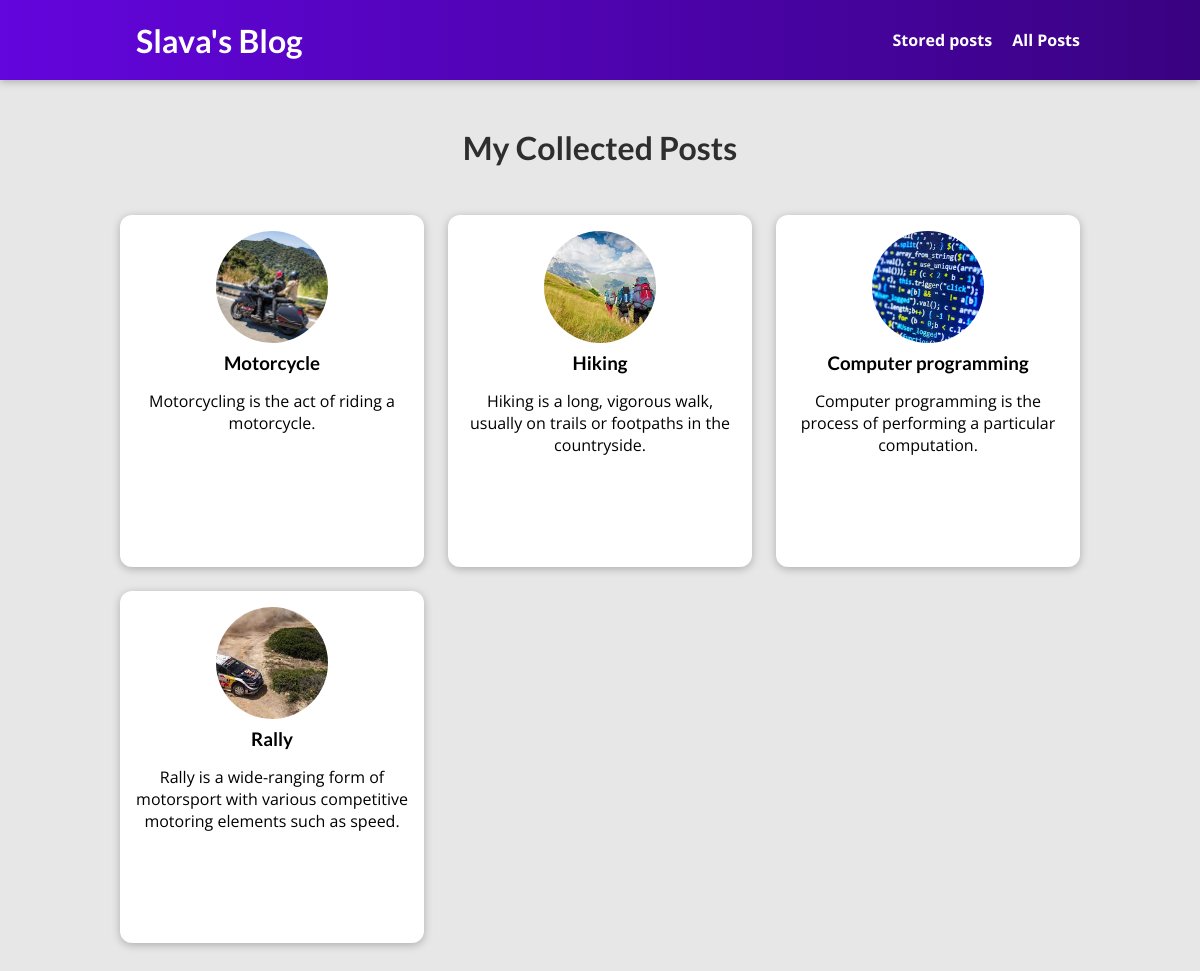
The page /posts on the database its author committed.
### blog/models.py (models this page shows, shortened)
class Post(models.Model):
    title = models.CharField(max_length=50)
    excerpt = models.CharField(max_length=100)
    image = models.ImageField(upload_to='posts')
    author = models.ForeignKey(
        Author, on_delete=models.SET_NULL, null=True)
    data = models.DateField(default=datetime.now)
    slug = models.SlugField(
        default="", blank=True, null=False, db_index=True)
    content = models.TextField(validators=[MinLengthValidator(10)])
    tag = models.ManyToManyField(Tag)

### blog/views.py (the view)
# urls.py: path("posts", views.PostsView.as_view(), name='posts-page'),
class PostsView(ListView):
    template_name = "blog/posts.html"
    model = Post
    ordering = ["-data"]
    context_object_name = "all_posts"
    def get_queryset(self):
        return super().get_queryset()

### blog/templates/blog/posts.html (shortened to what this page needs)
{% extends 'base.html' %}
{% load static %}
{% block css_files %}
    <link rel="stylesheet" href="{% static 'blog/post.css' %}">
    <link rel="stylesheet" href="{% static 'blog/posts.css' %}">
{% endblock css_files %}
{% block content %}
    <section id="all-posts">
        <h2>My Collected Posts</h2>
        <ul>
            {% for post in all_posts %}
            {% include "blog/includes/post.html" %}
            {% endfor %}
        </ul>
    </section>
{% endblock content %}

### blog/templates/blog/includes/post.html
<li>
    <article class="post">
      <a href="{% url 'post-detail-page' post.slug %}">
          <img src="{{post.image.url}}" alt={{post.title}} />
          <div class="post_content">
              <h3>{{post.title}}</h3>
              <p>
                  {{post.excerpt}}
              </p>
          </div>
      </a>
    </article>
  </li>

### static/app.css (style rules this page uses)
* { box-sizing: border-box; }
html { font-family: 'Open Sans', 'Lato', sans-serif; }
body { margin: 0; }
h1, h2, h3 { font-family: 'Lato', sans-serif; font-weight: bold; }

### blog/static/blog/post.css (style rules this page uses)
.post { display: flex; flex-direction: column; align-items: center; text-align: center; }
.post a { text-decoration: none; color: black; transition: all 0.2s ease; padding: 1rem; }
.post img { width: 5rem; height: 5rem; object-fit: cover; border-radius: 50%; }
.post h3 { margin: 0.25rem 0; }

### blog/static/blog/posts.css (style rules this page uses)
body { background-color: #e7e7e7; }
#all-posts { margin: 2rem auto; width: 90%; max-width: 60rem; }
#all-posts h2 { text-align: center; font-size: 2rem; color: #2e2e2e; margin: 3rem 0; }
ul { list-style: none; margin: 0; padding: 0; display: grid; grid-template-columns: repeat(auto-fill, minmax(17rem, 1fr)); gap: 1.5rem; }
.post img { width: 7rem; height: 7rem; }
.post a { height: 22rem; transform-origin: center; box-shadow: 0 2px 8px rgba(0, 0, 0, 0.25); border-radius: 12px; background-color: white; }

### rows shown on the page
Post: image (picture), title "Motorcycle", excerpt "Motorcycling is the act of riding a motorcycle."
Post: image (picture), title "Hiking", excerpt "Hiking is a long, vigorous walk, usually on trails or footpaths in the countryside."
Post: image (picture), title "Computer programming", excerpt "Computer programming is the process of performing a particular computation."
Post: image (picture), title "Rally", excerpt "Rally is a wide-ranging form of motorsport with various competitive motoring elements such as speed."
